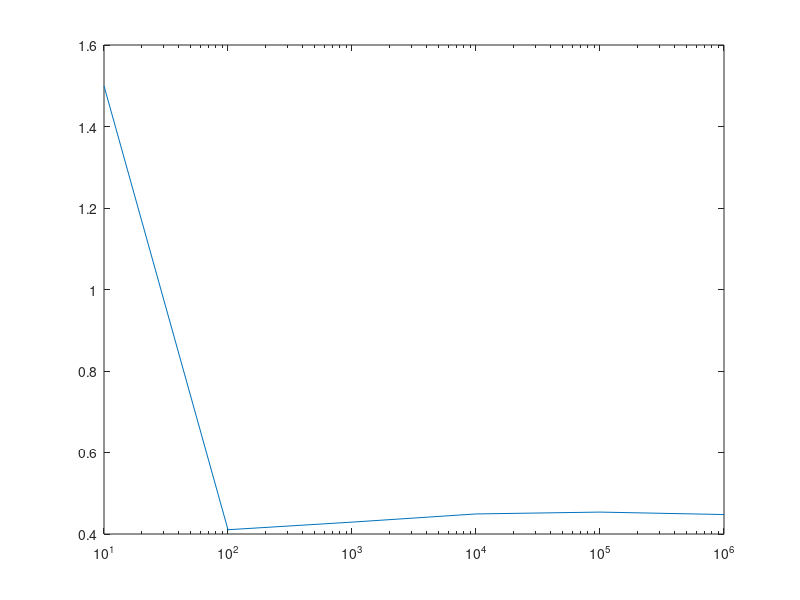

Recreate this plot in MATLAB.
MC = [10, 100, 1000, 10000, 100000, 1e+06, ];
e_var = [1.4996, 0.410476, 0.429138, 0.449227, 0.453779, 0.447746, ];
m_var = [6.2201, 1.30814, 1.14117, 1.33252, 1.27206, 1.27467, ];
mean_mag = [0.3635, 0.4746, 0.476845, 0.481285, 0.483185, 0.482561, ];
time_used = [0.000477, 0.004208, 0.045747, 0.461289, 4.53268, 45.6775, ];
accepted_states = [306.6, 316.13, 317.248, 316.973, 317.258, 317.218, ];
semilogx(MC, e_var)
